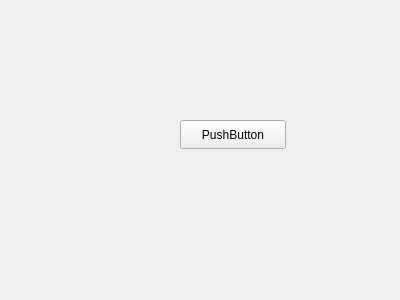
<?xml version="1.0" encoding="UTF-8"?>
<ui version="4.0">
 <class>FlashWindow</class>
 <widget class="QWidget" name="FlashWindow">
  <property name="geometry">
   <rect>
    <x>0</x>
    <y>0</y>
    <width>400</width>
    <height>300</height>
   </rect>
  </property>
  <property name="windowTitle">
   <string>Form</string>
  </property>
  <widget class="QPushButton" name="pushButton">
   <property name="geometry">
    <rect>
     <x>180</x>
     <y>120</y>
     <width>106</width>
     <height>29</height>
    </rect>
   </property>
   <property name="text">
    <string>PushButton</string>
   </property>
  </widget>
 </widget>
 <resources/>
 <connections/>
</ui>
